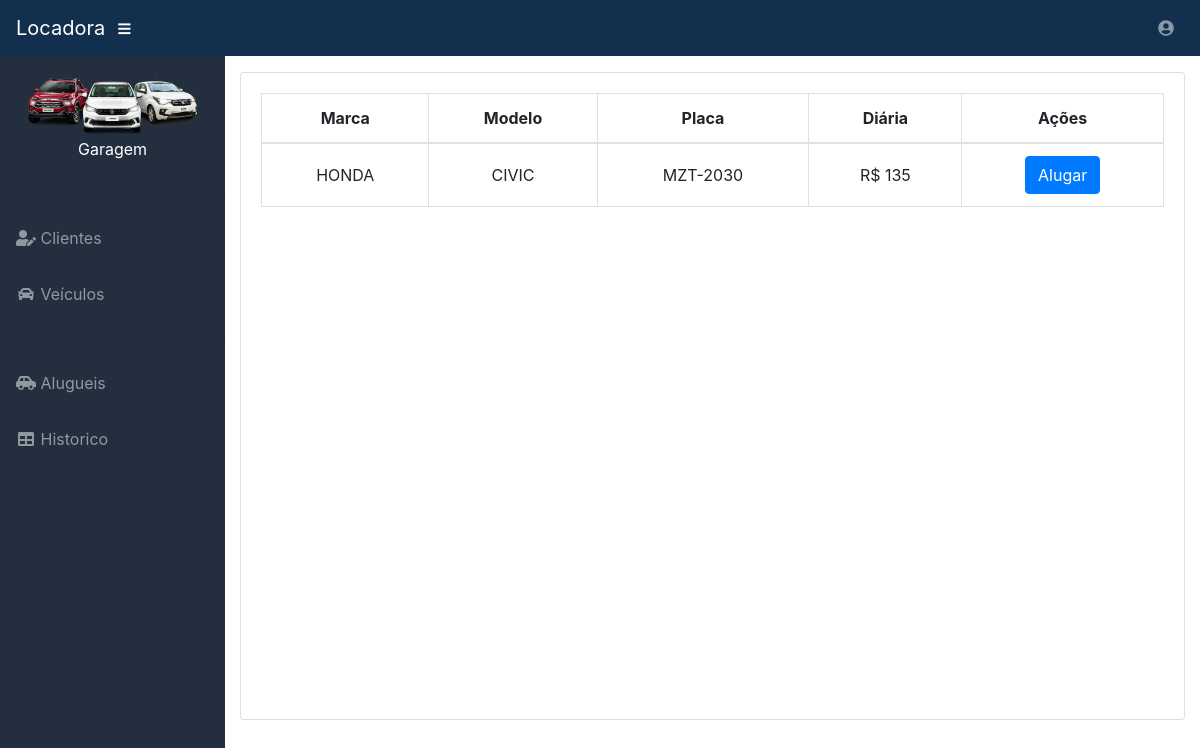
Screenshot of /index (signed in) with the database file from the repository.
### Controles/models.py (models this page shows, shortened)
class Veiculo(models.Model):
    marca = models.CharField('Marca', max_length=100)
    modelo = models.CharField('Modelo', max_length=100)
    renavam = models.CharField('Renavam', max_length=20)
    placa = models.CharField('Placa', max_length=10)
    numero_chassis = models.CharField('Número do chassis', max_length=20)
    ano_fabricacao = models.IntegerField('Ano de fabricação')
    cor = models.CharField('Cor', max_length=50)
    cidade = models.CharField('Cidade', max_length=150)
    estado = models.CharField('Estado', max_length=2)
    valor_diaria = models.IntegerField('Valor da diária')
    status_aluguel = models.CharField('Status', max_length=10)

### Controles/views.py (the view)
# urls.py: path('index', index, name='index'),
@login_required(login_url='login')
def index(request):
    veiculos = Veiculo.objects.all()
    return render(request, 'index.html', locals())

### templates/index.html (shortened to what this page needs)
{% extends 'base.html' %}
{% load static %}
{% block conteudo %}
<div class="card mb-3" style="height: 100%;">
          <div class="card-body">
            <div class="table-responsive">
              <table class="table table-bordered" id="dataTable" width="100%" cellspacing="0">
                <thead>
                  <tr style="text-align: center">
                    <th>Marca</th>
                    <th>Modelo</th>
                    <th>Placa</th>
                    <th>Diária</th>
                    <th>Ações</th>
                  </tr>
                </thead>
                <tbody style="text-align: center">
                {% for i in veiculos %}
                  {% if i.status_aluguel == '0' %}
                      <tr>
                        <td><a >{{ i.marca }}</a></td>
                        <td>{{ i.modelo }}</td>
                        <td>{{ i.placa }}</td>
                        <td>R$ {{ i.valor_diaria }}</td>
                        <td><a href="{% url 'alugando_veiculo' id=i.id id_cliente=0 %}" class="btn btn-primary" role="button" aria-pressed="true">Alugar</a></td>
                      </tr>
                  {% endif %}
                {% endfor %}
                </tbody>
              </table><br>
            </div>
          </div>
</div>
{% endblock %}

### rows the page displays
Veiculo: marca "HONDA", modelo "CIVIC", placa "MZT-2030", valor_diaria "135"
